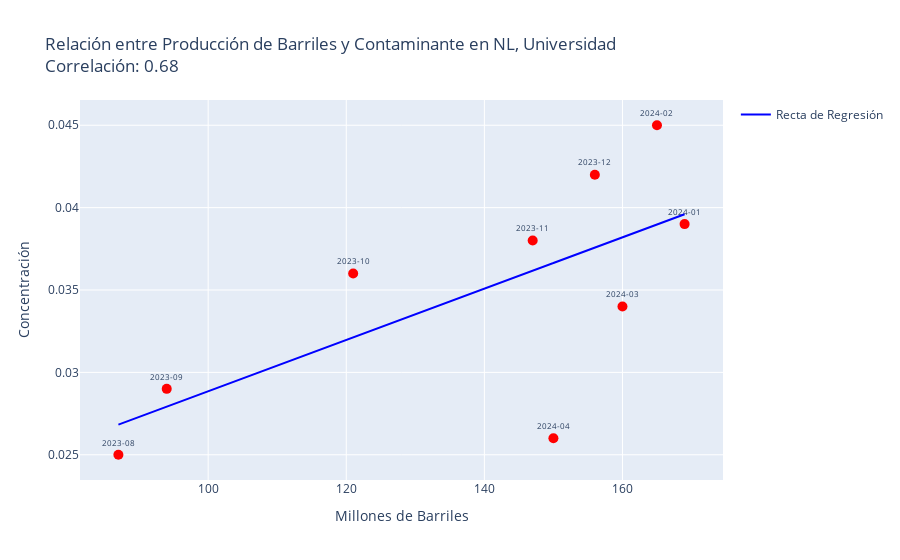

Notebook code for this chart:
### Code cell
main(archivo_pkl = 'data\IndicedeCalidad\data_NO2.pkl', estacion = 'NL, Universidad', iloc_inicio= 7 , iloc_fin=16  )

### Figure 1 — Plotly figure (JSON) as saved in the notebook; plotly's stock layout.template omitted (floating-point values rounded to 4 significant figures)
{"data": [{"hovertemplate": "Millones de Barriles=%{x}<br>Concentración=%{y}<br>Mes=%{text}<extra></extra>", "legendgroup": "", "marker": {"color": "red", "size": 10, "symbol": "circle"}, "mode": "markers+text", "name": "", "orientation": "v", "showlegend": false, "text": ["2023-01", "2023-02", "2023-03", "2023-04", "2023-05", "2023-06", "2023-07", "2023-08", "2023-09", "2023-10", "2023-11", "2023-12", "2024-01", "2024-02", "2024-03", "2024-04", "2024-05", "2024-06", "2024-07", "2024-08", "2024-09", "2024-10", "2024-11", "2024-12"], "textfont": {"size": 8}, "textposition": "top center", "type": "scatter", "x": [null, null, null, null, null, null, null, 87, 94, 121, 147, 156, 169, 165, 160, 150, null, null, null, null, null, null, null, null], "xaxis": "x", "y": [null, null, null, null, null, null, null, 0.025, 0.029, 0.036, 0.038, 0.042, 0.039, 0.045, 0.034, 0.026, null, null, null, null, null, null, null, null], "yaxis": "y"}, {"line": {"color": "blue"}, "marker": {"color": "red", "size": 10}, "mode": "lines", "name": "Recta de Regresión", "textfont": {"size": 8}, "textposition": "top center", "type": "scatter", "x": [null, null, null, null, null, null, null, 87, 94, 121, 147, 156, 169, 165, 160, 150, null, null, null, null, null, null, null, null], "y": [null, null, null, null, null, null, null, 0.02683, 0.02792, 0.03212, 0.03617, 0.03757, 0.0396, 0.03897, 0.03819, 0.03664, null, null, null, null, null, null, null, null]}], "layout": {"legend": {"tracegroupgap": 0}, "title": {"text": "Relación entre Producción de Barriles y Contaminante en NL, Universidad<br>Correlación: 0.68"}, "xaxis": {"anchor": "y", "domain": [0, 1], "title": {"text": "Millones de Barriles"}}, "yaxis": {"anchor": "x", "domain": [0, 1], "title": {"text": "Concentración"}}}}
